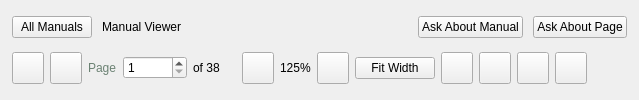
            <widget class="QFrame" name="viewerToolbar">
             <property name="role" stdset="0">
              <string notr="true">card</string>
             </property>
             <layout class="QVBoxLayout" name="viewerToolbarLayout">
              <property name="spacing">
               <number>8</number>
              </property>
              <property name="leftMargin">
               <number>12</number>
              </property>
              <property name="topMargin">
               <number>10</number>
              </property>
              <property name="rightMargin">
               <number>12</number>
              </property>
              <property name="bottomMargin">
               <number>10</number>
              </property>
              <item>
               <layout class="QHBoxLayout" name="viewerTopRow" stretch="0,0,1,0,0">
                <property name="spacing">
                 <number>10</number>
                </property>
                <property name="leftMargin">
                 <number>0</number>
                </property>
                <property name="topMargin">
                 <number>0</number>
                </property>
                <property name="rightMargin">
                 <number>0</number>
                </property>
                <property name="bottomMargin">
                 <number>0</number>
                </property>
                <item>
                 <widget class="QPushButton" name="btnBackToLibrary">
                  <property name="text">
                   <string>All Manuals</string>
                  </property>
                  <property name="kind" stdset="0">
                   <string notr="true">secondary</string>
                  </property>
                  <property name="cursor">
                   <cursorShape>PointingHandCursor</cursorShape>
                  </property>
                  <property name="icon">
                   <iconset>icons/chevron-left__00FF85.svg<normaloff>icons/chevron-left__00FF85.svg</normaloff>
                   </iconset>
                  </property>
                  <property name="iconSize">
                   <size>
                    <width>14</width>
                    <height>14</height>
                   </size>
                  </property>
                 </widget>
                </item>
                <item>
                 <widget class="QLabel" name="viewerTitle">
                  <property name="text">
                   <string>Manual Viewer</string>
                  </property>
                  <property name="role" stdset="0">
                   <string notr="true">h2</string>
                  </property>
                 </widget>
                </item>
                <item>
                 <spacer name="viewerTopSpacer">
                  <property name="orientation">
                   <enum>Qt::Horizontal</enum>
                  </property>
                  <property name="sizeHint" stdset="0">
                   <size>
                    <width>40</width>
                    <height>20</height>
                   </size>
                  </property>
                 </spacer>
                </item>
                <item>
                 <widget class="QPushButton" name="btnAskAboutManual">
                  <property name="text">
                   <string>Ask About Manual</string>
                  </property>
                  <property name="kind" stdset="0">
                   <string notr="true">secondary</string>
                  </property>
                  <property name="cursor">
                   <cursorShape>PointingHandCursor</cursorShape>
                  </property>
                  <property name="icon">
                   <iconset>icons/message-square__00FF85.svg<normaloff>icons/message-square__00FF85.svg</normaloff>
                   </iconset>
                  </property>
                  <property name="iconSize">
                   <size>
                    <width>14</width>
                    <height>14</height>
                   </size>
                  </property>
                 </widget>
                </item>
                <item>
                 <widget class="QPushButton" name="btnAskAboutPage">
                  <property name="text">
                   <string>Ask About Page</string>
                  </property>
                  <property name="kind" stdset="0">
                   <string notr="true">secondary</string>
                  </property>
                  <property name="cursor">
                   <cursorShape>PointingHandCursor</cursorShape>
                  </property>
                  <property name="icon">
                   <iconset>icons/message-square__cbd5e1.svg<normaloff>icons/message-square__cbd5e1.svg</normaloff>
                   </iconset>
                  </property>
                  <property name="iconSize">
                   <size>
                    <width>14</width>
                    <height>14</height>
                   </size>
                  </property>
                 </widget>
                </item>
               </layout>
              </item>
              <item>
               <layout class="QHBoxLayout" name="viewerControlsRow">
                <property name="spacing">
                 <number>6</number>
                </property>
                <property name="leftMargin">
                 <number>0</number>
                </property>
                <property name="topMargin">
                 <number>0</number>
                </property>
                <property name="rightMargin">
                 <number>0</number>
                </property>
                <property name="bottomMargin">
                 <number>0</number>
                </property>
                <item>
                 <widget class="QPushButton" name="btnPrevPage">
                  <property name="text">
                   <string />
                  </property>
                  <property name="kind" stdset="0">
                   <string notr="true">secondary</string>
                  </property>
                  <property name="toolTip">
                   <string>Previous page</string>
                  </property>
                  <property name="cursor">
                   <cursorShape>PointingHandCursor</cursorShape>
                  </property>
                  <property name="minimumSize">
                   <size>
                    <width>32</width>
                    <height>32</height>
                   </size>
                  </property>
                  <property name="maximumSize">
                   <size>
                    <width>32</width>
                    <height>32</height>
                   </size>
                  </property>
                  <property name="icon">
                   <iconset>icons/chevron-left__8ca394.svg<normaloff>icons/chevron-left__8ca394.svg</normaloff>
                   </iconset>
                  </property>
                  <property name="iconSize">
                   <size>
                    <width>14</width>
                    <height>14</height>
                   </size>
                  </property>
                 </widget>
                </item>
                <item>
                 <widget class="QPushButton" name="btnNextPage">
                  <property name="text">
                   <string />
                  </property>
                  <property name="kind" stdset="0">
                   <string notr="true">secondary</string>
                  </property>
                  <property name="toolTip">
                   <string>Next page</string>
                  </property>
                  <property name="cursor">
                   <cursorShape>PointingHandCursor</cursorShape>
                  </property>
                  <property name="minimumSize">
                   <size>
                    <width>32</width>
                    <height>32</height>
                   </size>
                  </property>
                  <property name="maximumSize">
                   <size>
                    <width>32</width>
                    <height>32</height>
                   </size>
                  </property>
                  <property name="icon">
                   <iconset>icons/chevron-right__8ca394.svg<normaloff>icons/chevron-right__8ca394.svg</normaloff>
                   </iconset>
                  </property>
                  <property name="iconSize">
                   <size>
                    <width>14</width>
                    <height>14</height>
                   </size>
                  </property>
                 </widget>
                </item>
                <item>
                 <widget class="QLabel" name="pageLabel">
                  <property name="text">
                   <string>Page</string>
                  </property>
                  <property name="styleSheet">
                   <string>color:#6B8273; font-size:12px;</string>
                  </property>
                 </widget>
                </item>
                <item>
                 <widget class="QSpinBox" name="pageSpin">
                  <property name="minimum">
                   <number>1</number>
                  </property>
                  <property name="maximum">
                   <number>9999</number>
                  </property>
                  <property name="minimumSize">
                   <size>
                    <width>64</width>
                    <height>0</height>
                   </size>
                  </property>
                  <property name="maximumSize">
                   <size>
                    <width>64</width>
                    <height>16777215</height>
                   </size>
                  </property>
                 </widget>
                </item>
                <item>
                 <widget class="QLabel" name="totalPagesLabel">
                  <property name="text">
                   <string>of 38</string>
                  </property>
                 </widget>
                </item>
                <item>
                 <spacer name="viewerCtlSpacer1">
                  <property name="orientation">
                   <enum>Qt::Horizontal</enum>
                  </property>
                  <property name="sizeType">
                   <enum>QSizePolicy::Fixed</enum>
                  </property>
                  <property name="sizeHint" stdset="0">
                   <size>
                    <width>16</width>
                    <height>10</height>
                   </size>
                  </property>
                 </spacer>
                </item>
                <item>
                 <widget class="QPushButton" name="btnZoomOut">
                  <property name="text">
                   <string />
                  </property>
                  <property name="kind" stdset="0">
                   <string notr="true">secondary</string>
                  </property>
                  <property name="toolTip">
                   <string>Zoom out</string>
                  </property>
                  <property name="cursor">
                   <cursorShape>PointingHandCursor</cursorShape>
                  </property>
                  <property name="minimumSize">
                   <size>
                    <width>32</width>
                    <height>32</height>
                   </size>
                  </property>
                  <property name="maximumSize">
                   <size>
                    <width>32</width>
                    <height>32</height>
                   </size>
                  </property>
                  <property name="icon">
                   <iconset>icons/zoom-out__8ca394.svg<normaloff>icons/zoom-out__8ca394.svg</normaloff>
                   </iconset>
                  </property>
                  <property name="iconSize">
                   <size>
                    <width>14</width>
                    <height>14</height>
                   </size>
                  </property>
                 </widget>
                </item>
                <item>
                 <widget class="QLabel" name="zoomLabel">
                  <property name="text">
                   <string>125%</string>
                  </property>
                 </widget>
                </item>
                <item>
                 <widget class="QPushButton" name="btnZoomIn">
                  <property name="text">
                   <string />
                  </property>
                  <property name="kind" stdset="0">
                   <string notr="true">secondary</string>
                  </property>
                  <property name="toolTip">
                   <string>Zoom in</string>
                  </property>
                  <property name="cursor">
                   <cursorShape>PointingHandCursor</cursorShape>
                  </property>
                  <property name="minimumSize">
                   <size>
                    <width>32</width>
                    <height>32</height>
                   </size>
                  </property>
                  <property name="maximumSize">
                   <size>
                    <width>32</width>
                    <height>32</height>
                   </size>
                  </property>
                  <property name="icon">
                   <iconset>icons/zoom-in__8ca394.svg<normaloff>icons/zoom-in__8ca394.svg</normaloff>
                   </iconset>
                  </property>
                  <property name="iconSize">
                   <size>
                    <width>14</width>
                    <height>14</height>
                   </size>
                  </property>
                 </widget>
                </item>
                <item>
                 <widget class="QPushButton" name="btnFitWidth">
                  <property name="text">
                   <string>Fit Width</string>
                  </property>
                  <property name="kind" stdset="0">
                   <string notr="true">secondary</string>
                  </property>
                  <property name="cursor">
                   <cursorShape>PointingHandCursor</cursorShape>
                  </property>
                 </widget>
                </item>
                <item>
                 <widget class="QPushButton" name="btnDarkReading">
                  <property name="text">
                   <string />
                  </property>
                  <property name="kind" stdset="0">
                   <string notr="true">secondary</string>
                  </property>
                  <property name="toolTip">
                   <string>Dark reading mode</string>
                  </property>
                  <property name="cursor">
                   <cursorShape>PointingHandCursor</cursorShape>
                  </property>
                  <property name="minimumSize">
                   <size>
                    <width>32</width>
                    <height>32</height>
                   </size>
                  </property>
                  <property name="maximumSize">
                   <size>
                    <width>32</width>
                    <height>32</height>
                   </size>
                  </property>
                  <property name="icon">
                   <iconset>icons/moon__8ca394.svg<normaloff>icons/moon__8ca394.svg</normaloff>
                   </iconset>
                  </property>
                  <property name="iconSize">
                   <size>
                    <width>14</width>
                    <height>14</height>
                   </size>
                  </property>
                 </widget>
                </item>
                <item>
                 <widget class="QPushButton" name="btnRotate">
                  <property name="text">
                   <string />
                  </property>
                  <property name="kind" stdset="0">
                   <string notr="true">secondary</string>
                  </property>
                  <property name="toolTip">
                   <string>Rotate</string>
                  </property>
                  <property name="cursor">
                   <cursorShape>PointingHandCursor</cursorShape>
                  </property>
                  <property name="minimumSize">
                   <size>
                    <width>32</width>
                    <height>32</height>
                   </size>
                  </property>
                  <property name="maximumSize">
                   <size>
                    <width>32</width>
                    <height>32</height>
                   </size>
                  </property>
                  <property name="icon">
                   <iconset>icons/rotate-cw__8ca394.svg<normaloff>icons/rotate-cw__8ca394.svg</normaloff>
                   </iconset>
                  </property>
                  <property name="iconSize">
                   <size>
                    <width>14</width>
                    <height>14</height>
                   </size>
                  </property>
                 </widget>
                </item>
                <item>
                 <widget class="QPushButton" name="btnBookmark">
                  <property name="text">
                   <string />
                  </property>
                  <property name="kind" stdset="0">
                   <string notr="true">secondary</string>
                  </property>
                  <property name="toolTip">
                   <string>Bookmark this page</string>
                  </property>
                  <property name="cursor">
                   <cursorShape>PointingHandCursor</cursorShape>
                  </property>
                  <property name="minimumSize">
                   <size>
                    <width>32</width>
                    <height>32</height>
                   </size>
                  </property>
                  <property name="maximumSize">
                   <size>
                    <width>32</width>
                    <height>32</height>
                   </size>
                  </property>
                  <property name="icon">
                   <iconset>icons/bookmark__8ca394.svg<normaloff>icons/bookmark__8ca394.svg</normaloff>
                   </iconset>
                  </property>
                  <property name="iconSize">
                   <size>
                    <width>14</width>
                    <height>14</height>
                   </size>
                  </property>
                 </widget>
                </item>
                <item>
                 <widget class="QPushButton" name="btnOpenExternal">
                  <property name="text">
                   <string />
                  </property>
                  <property name="kind" stdset="0">
                   <string notr="true">secondary</string>
                  </property>
                  <property name="toolTip">
                   <string>Open in external viewer</string>
                  </property>
                  <property name="cursor">
                   <cursorShape>PointingHandCursor</cursorShape>
                  </property>
                  <property name="minimumSize">
                   <size>
                    <width>32</width>
                    <height>32</height>
                   </size>
                  </property>
                  <property name="maximumSize">
                   <size>
                    <width>32</width>
                    <height>32</height>
                   </size>
                  </property>
                  <property name="icon">
                   <iconset>icons/external-link__8ca394.svg<normaloff>icons/external-link__8ca394.svg</normaloff>
                   </iconset>
                  </property>
                  <property name="iconSize">
                   <size>
                    <width>14</width>
                    <height>14</height>
                   </size>
                  </property>
                 </widget>
                </item>
                <item>
                 <spacer name="viewerCtlSpacer2">
                  <property name="orientation">
                   <enum>Qt::Horizontal</enum>
                  </property>
                  <property name="sizeHint" stdset="0">
                   <size>
                    <width>40</width>
                    <height>20</height>
                   </size>
                  </property>
                 </spacer>
                </item>
               </layout>
              </item>
             </layout>
            </widget>
